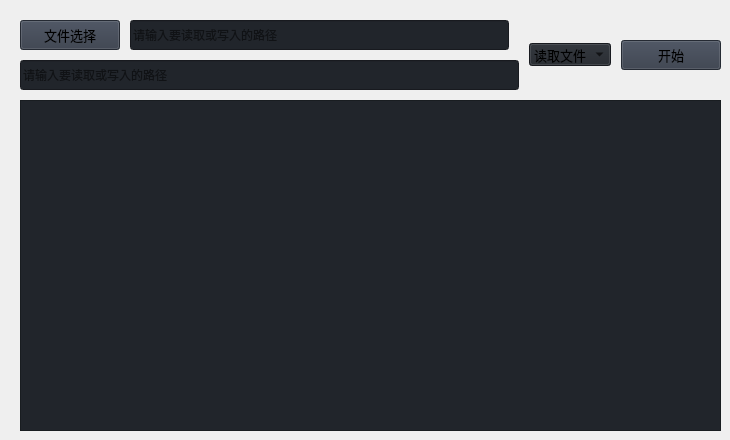
                     <widget class="QWidget" name="fileOperation">
                      <widget class="QWidget" name="verticalLayoutWidget_2">
                       <property name="geometry">
                        <rect>
                         <x>20</x>
                         <y>20</y>
                         <width>701</width>
                         <height>411</height>
                        </rect>
                       </property>
                       <layout class="QVBoxLayout" name="verticalLayout_5">
                        <property name="spacing">
                         <number>10</number>
                        </property>
                        <item>
                         <layout class="QGridLayout" name="gridLayout_5">
                          <item row="0" column="4" rowspan="2">
                           <widget class="QPushButton" name="btn_startFileOperation">
                            <property name="minimumSize">
                             <size>
                              <width>100</width>
                              <height>30</height>
                             </size>
                            </property>
                            <property name="font">
                             <font>
                              <family>Segoe UI</family>
                              <pointsize>10</pointsize>
                              <italic>false</italic>
                              <bold>false</bold>
                             </font>
                            </property>
                            <property name="cursor">
                             <cursorShape>PointingHandCursor</cursorShape>
                            </property>
                            <property name="styleSheet">
                             <string notr="true">background-color: rgb(52, 59, 72);</string>
                            </property>
                            <property name="text">
                             <string>开始</string>
                            </property>
                           </widget>
                          </item>
                          <item row="0" column="3" rowspan="2">
                           <widget class="QComboBox" name="fileOperationType">
                            <property name="font">
                             <font>
                              <family>Segoe UI</family>
                              <pointsize>10</pointsize>
                              <italic>false</italic>
                              <bold>false</bold>
                             </font>
                            </property>
                            <property name="autoFillBackground">
                             <bool>false</bool>
                            </property>
                            <property name="styleSheet">
                             <string notr="true">background-color: rgb(33, 37, 43);</string>
                            </property>
                            <property name="iconSize">
                             <size>
                              <width>16</width>
                              <height>16</height>
                             </size>
                            </property>
                            <property name="frame">
                             <bool>true</bool>
                            </property>
                            <item>
                             <property name="text">
                              <string>读取文件</string>
                             </property>
                            </item>
                            <item>
                             <property name="text">
                              <string>写入文件</string>
                             </property>
                            </item>
                           </widget>
                          </item>
                          <item row="0" column="1">
                           <widget class="QLineEdit" name="filePath">
                            <property name="minimumSize">
                             <size>
                              <width>0</width>
                              <height>30</height>
                             </size>
                            </property>
                            <property name="styleSheet">
                             <string notr="true">background-color: rgb(33, 37, 43);</string>
                            </property>
                            <property name="text">
                             <string/>
                            </property>
                            <property name="placeholderText">
                             <string>请输入要读取或写入的路径</string>
                            </property>
                           </widget>
                          </item>
                          <item row="0" column="0">
                           <widget class="QPushButton" name="btn_fileSelection">
                            <property name="minimumSize">
                             <size>
                              <width>100</width>
                              <height>30</height>
                             </size>
                            </property>
                            <property name="font">
                             <font>
                              <family>Segoe UI</family>
                              <pointsize>10</pointsize>
                              <italic>false</italic>
                              <bold>false</bold>
                             </font>
                            </property>
                            <property name="cursor">
                             <cursorShape>PointingHandCursor</cursorShape>
                            </property>
                            <property name="styleSheet">
                             <string notr="true">background-color: rgb(52, 59, 72);</string>
                            </property>
                            <property name="text">
                             <string>文件选择</string>
                            </property>
                           </widget>
                          </item>
                          <item row="1" column="0" colspan="3">
                           <widget class="QLineEdit" name="path">
                            <property name="minimumSize">
                             <size>
                              <width>0</width>
                              <height>30</height>
                             </size>
                            </property>
                            <property name="styleSheet">
                             <string notr="true">background-color: rgb(33, 37, 43);</string>
                            </property>
                            <property name="text">
                             <string/>
                            </property>
                            <property name="placeholderText">
                             <string>请输入要读取或写入的路径</string>
                            </property>
                           </widget>
                          </item>
                         </layout>
                        </item>
                        <item>
                         <widget class="QPlainTextEdit" name="fileOperationResults">
                          <property name="minimumSize">
                           <size>
                            <width>200</width>
                            <height>200</height>
                           </size>
                          </property>
                          <property name="styleSheet">
                           <string notr="true">background-color: rgb(33, 37, 43);</string>
                          </property>
                          <property name="textInteractionFlags">
                           <set>Qt::TextInteractionFlag::TextSelectableByKeyboard|Qt::TextInteractionFlag::TextSelectableByMouse</set>
                          </property>
                         </widget>
                        </item>
                       </layout>
                      </widget>
                     </widget>
